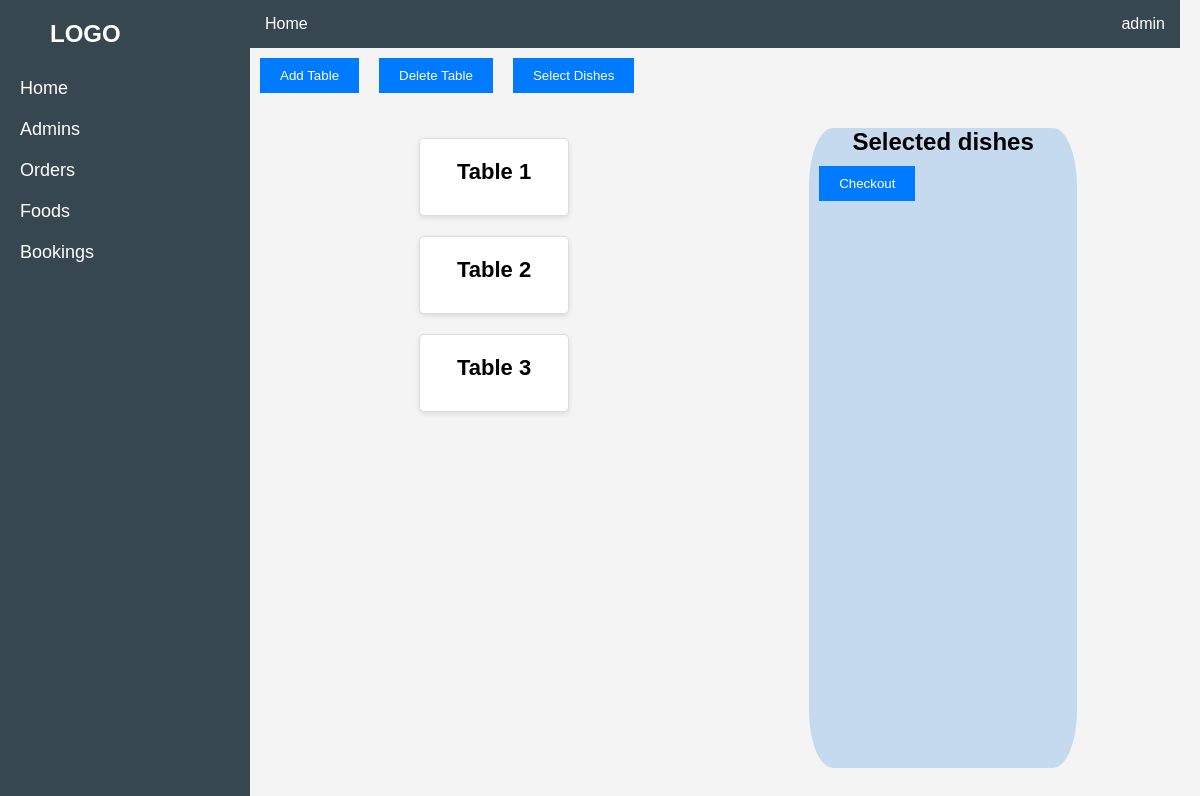
Screenshot of /admin_interface/admin.php with the database file from the repository.
### tables this page shows
CREATE TABLE `restaurant_table` (
  `table_id` int(11) NOT NULL,
  `table_number` int(11) NOT NULL,
  `status` varchar(20) DEFAULT 'empty'
);

### admin_interface/admin.php (the view, shortened to what this page needs)
<?php
include 'config/config.php';
$tablesQuery = "SELECT table_id, table_number FROM restaurant_table";
$tablesResult = $mysqli->query($tablesQuery);
?>
<!DOCTYPE html>
<html lang="en">
<head>
    <link rel="stylesheet" href="admin.css">
</head>
<body>
    <div class="sidebar">
        <h2>LOGO</h2>
        <ul>
            <li><a href="admin.php">Home</a></li>
            <li><a href="admins.php">Admins</a></li>
            <li><a href="orders.php">Orders</a></li>
            <li><a href="foods.php">Foods</a></li>
            <li><a href="books.php">Bookings</a></li>
        </ul>
    </div>
    <div class="main-content">
        <div class="navbar">
            <a href="#">Home</a>
            <span>admin</span>
        </div>
        <button class="create-btn" id="openAddTableModal">Add Table</button>
        <button id="deleteTableBtn" class="create-btn">Delete Table</button>
        <button id="openMenuSelectionModal" class="create-btn">Select Dishes</button>
        <div class="dashboard">
            <div class="left-card-container">
                <div class="card-container">
                    <?php if ($tablesResult->num_rows > 0): ?>
                        <?php while ($table = $tablesResult->fetch_assoc()): ?>
                            <div class="card" data-id="<?php echo htmlspecialchars($table['table_id']); ?>">
                                <h3>Table <?php echo htmlspecialchars($table['table_number']); ?></h3>
                            </div>
                        <?php endwhile; ?>
                    <?php else: ?>
                        <p>No tables found.</p>
                    <?php endif; ?>
                </div>
            </div>
            <div class="menu-container" id="menuContainer">
                <center><h2>Selected dishes</h2></center>
                <button id="checkoutBtn" class="create-btn">Checkout</button>
            </div>
        </div>
    </div>
</body>
</html>

### admin_interface/admin.css (style rules this page uses)
* { margin: 0; padding: 0; box-sizing: border-box; }
body { font-family: Arial, sans-serif; background-color: #f4f4f4; }
.sidebar { width: 250px; background-color: #37474F; height: 100vh; position: fixed; left: 0; top: 0; padding: 20px; color: white; }
.sidebar h2 { margin-bottom: 30px; padding-left: 30px; }
.sidebar ul { list-style: none; }
.sidebar ul li { margin: 20px 0; }
.sidebar ul li a { color: white; text-decoration: none; font-size: 18px; }
.main-content { margin-left: 250px; padding-bottom: 20px; padding-right: 20px; }
.navbar { background-color: #37474F; color: white; padding: 15px; display: flex; justify-content: space-between; }
.navbar a { color: white; text-decoration: none; }
.dashboard { display: flex; justify-content: space-around; margin-top: 10vh; width: 90%; position: relative; }
.card { background-color: white; padding: 20px; border-radius: 8px; box-shadow: 0 2px 5px rgba(0, 0, 0, 0.1); width: 200px; text-align: center; }
.card h3 { margin-bottom: 10px; font-size: 22px; }
.card { padding: 20px; margin: 10px; border: 1px solid #ddd; border-radius: 5px; display: inline-block; width: 150px; text-align: center; cursor: pointer; position: relative; }
.card-container { margin-bottom: 20px; width: 65%; height: fit-content; }
.create-btn { background-color: #007bff; color: white; padding: 10px 20px; border: none; cursor: pointer; margin-bottom: 20px; float: left; margin:10px; }
.menu-container { position: absolute; right: 10px; width: 32%; background-color: #61a0e351; height:80vh; border-radius: 9%; }

### rows the page displays
restaurant_table: table_number "1"
restaurant_table: table_number "2"
restaurant_table: table_number "3"
